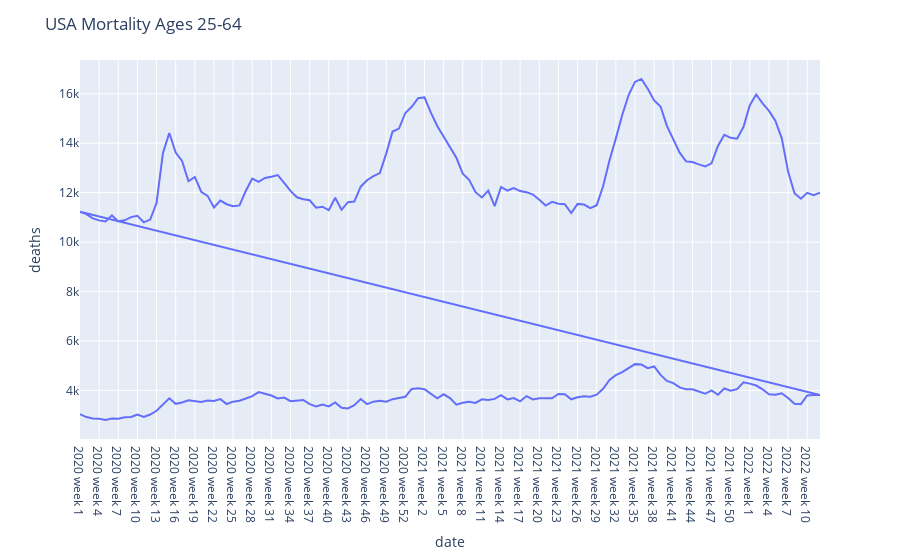

Here is the notebook cell this chart was saved with:
### Code cell
import plotly.express as px

fig = px.line(dfm, x="date", y="deaths")
fig.update_layout(title_text="USA Mortality Ages 25-64")
fig.show()

### Figure 1 — Plotly figure (JSON) as saved in the notebook; plotly's stock layout.template omitted (floating-point values rounded to 4 significant figures; data arrays with more than 128 entries replaced by an {"elided": "..."} marker saying what was removed)
{"data": [{"hovertemplate": "date=%{x}<br>deaths=%{y}<extra></extra>", "legendgroup": "", "line": {"color": "#636efa", "dash": "solid"}, "marker": {"symbol": "circle"}, "mode": "lines", "name": "", "orientation": "v", "showlegend": false, "x": {"elided": "234 str values"}, "xaxis": "x", "y": {"elided": "234 int values"}, "yaxis": "y", "type": "scatter"}], "layout": {"xaxis": {"anchor": "y", "domain": [0.0, 1.0], "title": {"text": "date"}}, "yaxis": {"anchor": "x", "domain": [0.0, 1.0], "title": {"text": "deaths"}}, "legend": {"tracegroupgap": 0}, "margin": {"t": 60}, "title": {"text": "USA Mortality Ages 25-64"}}}
